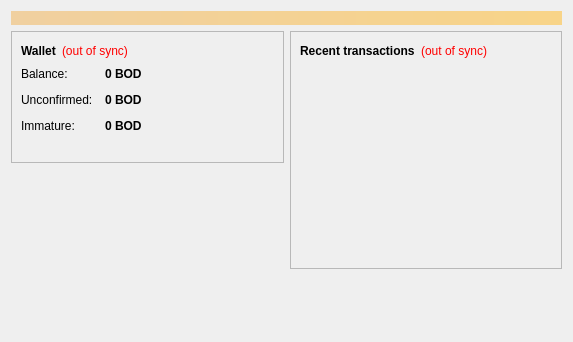
<?xml version="1.0" encoding="UTF-8"?>
<ui version="4.0">
 <class>OverviewPage</class>
 <widget class="QWidget" name="OverviewPage">
  <property name="geometry">
   <rect>
    <x>0</x>
    <y>0</y>
    <width>573</width>
    <height>342</height>
   </rect>
  </property>
  <property name="windowTitle">
   <string>Form</string>
  </property>
  <layout class="QVBoxLayout" name="topLayout">
   <item>
    <widget class="QLabel" name="labelAlerts">
     <property name="visible">
      <bool>false</bool>
     </property>
     <property name="styleSheet">
      <string notr="true">background-color: qlineargradient(x1: 0, y1: 0, x2: 1, y2: 0, stop:0 #F0D0A0, stop:1 #F8D488); color:#000000;</string>
     </property>
     <property name="wordWrap">
      <bool>true</bool>
     </property>
     <property name="margin">
      <number>3</number>
     </property>
    </widget>
   </item>
   <item>
    <layout class="QHBoxLayout" name="horizontalLayout" stretch="1,1">
     <item>
      <layout class="QVBoxLayout" name="verticalLayout_2">
       <item>
        <widget class="QFrame" name="frame">
         <property name="frameShape">
          <enum>QFrame::StyledPanel</enum>
         </property>
         <property name="frameShadow">
          <enum>QFrame::Raised</enum>
         </property>
         <layout class="QVBoxLayout" name="verticalLayout_4">
          <item>
           <layout class="QHBoxLayout" name="horizontalLayout_4">
            <item>
             <widget class="QLabel" name="label_5">
              <property name="font">
               <font>
                <weight>75</weight>
                <bold>true</bold>
               </font>
              </property>
              <property name="text">
               <string>Wallet</string>
              </property>
             </widget>
            </item>
            <item>
             <widget class="QLabel" name="labelWalletStatus">
              <property name="toolTip">
               <string>&lt;html&gt;&lt;head/&gt;&lt;body&gt;&lt;p&gt;The displayed information may be out of date. Your wallet automatically synchronizes with the Bloodcoin network after a connection is established, but this process has not completed yet.&lt;/p&gt;&lt;/body&gt;&lt;/html&gt;</string>
              </property>
              <property name="styleSheet">
               <string notr="true">QLabel { color: red; }</string>
              </property>
              <property name="text">
               <string notr="true">(out of sync)</string>
              </property>
              <property name="alignment">
               <set>Qt::AlignLeading|Qt::AlignLeft|Qt::AlignVCenter</set>
              </property>
             </widget>
            </item>
            <item>
             <spacer name="horizontalSpacer_2">
              <property name="orientation">
               <enum>Qt::Horizontal</enum>
              </property>
              <property name="sizeHint" stdset="0">
               <size>
                <width>40</width>
                <height>20</height>
               </size>
              </property>
             </spacer>
            </item>
           </layout>
          </item>
          <item>
           <layout class="QFormLayout" name="formLayout_2">
            <property name="fieldGrowthPolicy">
             <enum>QFormLayout::AllNonFixedFieldsGrow</enum>
            </property>
            <property name="horizontalSpacing">
             <number>12</number>
            </property>
            <property name="verticalSpacing">
             <number>12</number>
            </property>
            <item row="0" column="0">
             <widget class="QLabel" name="label">
              <property name="text">
               <string>Balance:</string>
              </property>
             </widget>
            </item>
            <item row="0" column="1">
             <widget class="QLabel" name="labelBalance">
              <property name="font">
               <font>
                <weight>75</weight>
                <bold>true</bold>
               </font>
              </property>
              <property name="cursor">
               <cursorShape>IBeamCursor</cursorShape>
              </property>
              <property name="toolTip">
               <string>Your current balance</string>
              </property>
              <property name="text">
               <string notr="true">0 BOD</string>
              </property>
              <property name="textInteractionFlags">
               <set>Qt::LinksAccessibleByMouse|Qt::TextSelectableByKeyboard|Qt::TextSelectableByMouse</set>
              </property>
             </widget>
            </item>
            <item row="1" column="0">
             <widget class="QLabel" name="label_3">
              <property name="text">
               <string>Unconfirmed:</string>
              </property>
             </widget>
            </item>
            <item row="1" column="1">
             <widget class="QLabel" name="labelUnconfirmed">
              <property name="font">
               <font>
                <weight>75</weight>
                <bold>true</bold>
               </font>
              </property>
              <property name="cursor">
               <cursorShape>IBeamCursor</cursorShape>
              </property>
              <property name="toolTip">
               <string>Total of transactions that have yet to be confirmed, and do not yet count toward the current balance</string>
              </property>
              <property name="text">
               <string notr="true">0 BOD</string>
              </property>
              <property name="textInteractionFlags">
               <set>Qt::LinksAccessibleByMouse|Qt::TextSelectableByKeyboard|Qt::TextSelectableByMouse</set>
              </property>
             </widget>
            </item>
            <item row="2" column="0">
             <widget class="QLabel" name="labelImmatureText">
              <property name="text">
               <string>Immature:</string>
              </property>
             </widget>
            </item>
            <item row="2" column="1">
             <widget class="QLabel" name="labelImmature">
              <property name="font">
               <font>
                <weight>75</weight>
                <bold>true</bold>
               </font>
              </property>
              <property name="toolTip">
               <string>Mined balance that has not yet matured</string>
              </property>
              <property name="text">
               <string notr="true">0 BOD</string>
              </property>
              <property name="textInteractionFlags">
               <set>Qt::LinksAccessibleByMouse|Qt::TextSelectableByKeyboard|Qt::TextSelectableByMouse</set>
              </property>
             </widget>
            </item>
           </layout>
          </item>
          <item>
           <widget class="QLabel" name="label_wallet_bgcoin">
            <property name="text">
             <string/>
            </property>
            <property name="pixmap">
             <pixmap resource="../bitcoin.qrc">:/images/wallet_bgcoin</pixmap>
            </property>
            <property name="scaledContents">
             <bool>false</bool>
            </property>
            <property name="alignment">
             <set>Qt::AlignCenter</set>
            </property>
            <property name="margin">
             <number>-2</number>
            </property>
           </widget>
          </item>
         </layout>
        </widget>
       </item>
       <item>
        <spacer name="verticalSpacer">
         <property name="orientation">
          <enum>Qt::Vertical</enum>
         </property>
         <property name="sizeHint" stdset="0">
          <size>
           <width>20</width>
           <height>40</height>
          </size>
         </property>
        </spacer>
       </item>
      </layout>
     </item>
     <item>
      <layout class="QVBoxLayout" name="verticalLayout_3">
       <item>
        <widget class="QFrame" name="frame_2">
         <property name="frameShape">
          <enum>QFrame::StyledPanel</enum>
         </property>
         <property name="frameShadow">
          <enum>QFrame::Raised</enum>
         </property>
         <layout class="QVBoxLayout" name="verticalLayout">
          <item>
           <layout class="QHBoxLayout" name="horizontalLayout_2">
            <item>
             <widget class="QLabel" name="label_4">
              <property name="text">
               <string>&lt;b&gt;Recent transactions&lt;/b&gt;</string>
              </property>
             </widget>
            </item>
            <item>
             <widget class="QLabel" name="labelTransactionsStatus">
              <property name="toolTip">
               <string>&lt;html&gt;&lt;head/&gt;&lt;body&gt;&lt;p&gt;The displayed information may be out of date. Your wallet automatically synchronizes with the Bloodcoin network after a connection is established, but this process has not completed yet.&lt;/p&gt;&lt;/body&gt;&lt;/html&gt;</string>
              </property>
              <property name="styleSheet">
               <string notr="true">QLabel { color: red; }</string>
              </property>
              <property name="text">
               <string notr="true">(out of sync)</string>
              </property>
              <property name="alignment">
               <set>Qt::AlignRight|Qt::AlignTrailing|Qt::AlignVCenter</set>
              </property>
             </widget>
            </item>
            <item>
             <spacer name="horizontalSpacer">
              <property name="orientation">
               <enum>Qt::Horizontal</enum>
              </property>
              <property name="sizeHint" stdset="0">
               <size>
                <width>40</width>
                <height>20</height>
               </size>
              </property>
             </spacer>
            </item>
           </layout>
          </item>
          <item>
           <widget class="QListView" name="listTransactions">
            <property name="styleSheet">
             <string notr="true">QListView { background: transparent; }</string>
            </property>
            <property name="frameShape">
             <enum>QFrame::NoFrame</enum>
            </property>
            <property name="verticalScrollBarPolicy">
             <enum>Qt::ScrollBarAlwaysOff</enum>
            </property>
            <property name="horizontalScrollBarPolicy">
             <enum>Qt::ScrollBarAlwaysOff</enum>
            </property>
            <property name="selectionMode">
             <enum>QAbstractItemView::NoSelection</enum>
            </property>
           </widget>
          </item>
         </layout>
        </widget>
       </item>
       <item>
        <spacer name="verticalSpacer_2">
         <property name="orientation">
          <enum>Qt::Vertical</enum>
         </property>
         <property name="sizeHint" stdset="0">
          <size>
           <width>20</width>
           <height>40</height>
          </size>
         </property>
        </spacer>
       </item>
      </layout>
     </item>
    </layout>
   </item>
  </layout>
 </widget>
 <resources/>
 <connections/>
</ui>
